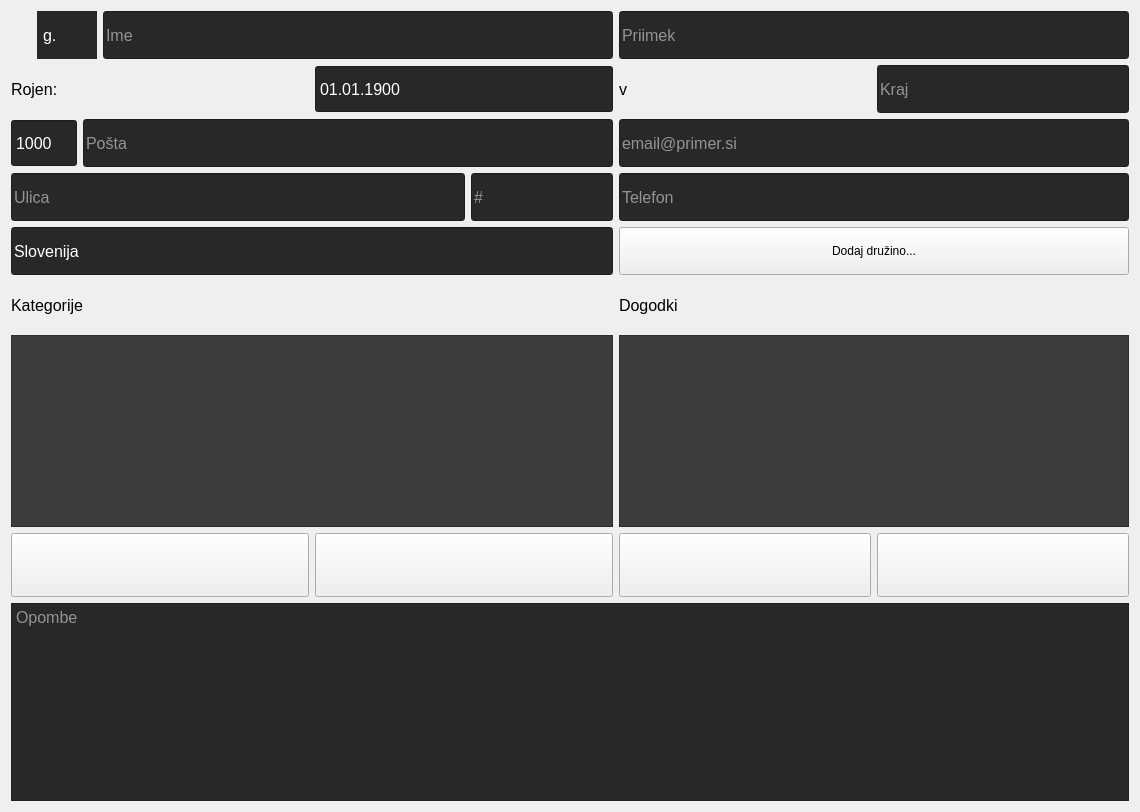
<?xml version="1.0" encoding="UTF-8"?>
<ui version="4.0">
 <class>PersonWidget</class>
 <widget class="QWidget" name="PersonWidget">
  <property name="geometry">
   <rect>
    <x>0</x>
    <y>0</y>
    <width>1140</width>
    <height>812</height>
   </rect>
  </property>
  <property name="windowTitle">
   <string>Form</string>
  </property>
  <property name="styleSheet">
   <string notr="true"/>
  </property>
  <layout class="QGridLayout" name="gridLayout_3">
   <item row="0" column="0">
    <widget class="QLabel" name="number_label">
     <property name="sizePolicy">
      <sizepolicy hsizetype="Maximum" vsizetype="Minimum">
       <horstretch>0</horstretch>
       <verstretch>0</verstretch>
      </sizepolicy>
     </property>
     <property name="minimumSize">
      <size>
       <width>20</width>
       <height>48</height>
      </size>
     </property>
     <property name="maximumSize">
      <size>
       <width>16777215</width>
       <height>48</height>
      </size>
     </property>
     <property name="styleSheet">
      <string notr="true">color: white;</string>
     </property>
     <property name="text">
      <string/>
     </property>
    </widget>
   </item>
   <item row="0" column="1">
    <widget class="QComboBox" name="sex_combobox">
     <property name="sizePolicy">
      <sizepolicy hsizetype="Maximum" vsizetype="Maximum">
       <horstretch>0</horstretch>
       <verstretch>0</verstretch>
      </sizepolicy>
     </property>
     <property name="minimumSize">
      <size>
       <width>60</width>
       <height>48</height>
      </size>
     </property>
     <property name="maximumSize">
      <size>
       <width>16777215</width>
       <height>48</height>
      </size>
     </property>
     <property name="font">
      <font>
       <pointsize>12</pointsize>
      </font>
     </property>
     <property name="styleSheet">
      <string notr="true">QComboBox
{
	color: white;
	background-color: rgb(40,40,40);
	border: none;
	padding: 6px;
}

QComboBox::drop-down 
{
	color: white;
	border: none;
}</string>
     </property>
     <property name="maxVisibleItems">
      <number>2</number>
     </property>
     <property name="sizeAdjustPolicy">
      <enum>QComboBox::AdjustToContents</enum>
     </property>
     <property name="minimumContentsLength">
      <number>2</number>
     </property>
     <property name="iconSize">
      <size>
       <width>0</width>
       <height>0</height>
      </size>
     </property>
     <item>
      <property name="text">
       <string>g.</string>
      </property>
     </item>
     <item>
      <property name="text">
       <string>ga.</string>
      </property>
     </item>
    </widget>
   </item>
   <item row="0" column="2">
    <widget class="QLineEdit" name="name_edit">
     <property name="sizePolicy">
      <sizepolicy hsizetype="Minimum" vsizetype="Minimum">
       <horstretch>0</horstretch>
       <verstretch>0</verstretch>
      </sizepolicy>
     </property>
     <property name="minimumSize">
      <size>
       <width>0</width>
       <height>48</height>
      </size>
     </property>
     <property name="maximumSize">
      <size>
       <width>16777215</width>
       <height>48</height>
      </size>
     </property>
     <property name="font">
      <font>
       <pointsize>12</pointsize>
      </font>
     </property>
     <property name="styleSheet">
      <string notr="true">color: white;
background-color: rgb(40,40,40);</string>
     </property>
     <property name="placeholderText">
      <string>Ime</string>
     </property>
    </widget>
   </item>
   <item row="0" column="3">
    <widget class="QLineEdit" name="surname_edit">
     <property name="sizePolicy">
      <sizepolicy hsizetype="Minimum" vsizetype="Minimum">
       <horstretch>0</horstretch>
       <verstretch>0</verstretch>
      </sizepolicy>
     </property>
     <property name="minimumSize">
      <size>
       <width>0</width>
       <height>48</height>
      </size>
     </property>
     <property name="maximumSize">
      <size>
       <width>16777215</width>
       <height>48</height>
      </size>
     </property>
     <property name="font">
      <font>
       <pointsize>12</pointsize>
      </font>
     </property>
     <property name="styleSheet">
      <string notr="true">color: white;
background-color: rgb(40,40,40);</string>
     </property>
     <property name="placeholderText">
      <string>Priimek</string>
     </property>
    </widget>
   </item>
   <item row="1" column="0" colspan="3">
    <layout class="QGridLayout" name="gridLayout">
     <item row="0" column="0">
      <widget class="QLabel" name="born_text">
       <property name="sizePolicy">
        <sizepolicy hsizetype="Minimum" vsizetype="Minimum">
         <horstretch>0</horstretch>
         <verstretch>0</verstretch>
        </sizepolicy>
       </property>
       <property name="minimumSize">
        <size>
         <width>0</width>
         <height>48</height>
        </size>
       </property>
       <property name="maximumSize">
        <size>
         <width>16777215</width>
         <height>48</height>
        </size>
       </property>
       <property name="font">
        <font>
         <pointsize>12</pointsize>
        </font>
       </property>
       <property name="text">
        <string>Rojen:</string>
       </property>
      </widget>
     </item>
     <item row="0" column="1">
      <widget class="QDateEdit" name="birth_date_edit">
       <property name="sizePolicy">
        <sizepolicy hsizetype="Minimum" vsizetype="Minimum">
         <horstretch>0</horstretch>
         <verstretch>0</verstretch>
        </sizepolicy>
       </property>
       <property name="minimumSize">
        <size>
         <width>0</width>
         <height>48</height>
        </size>
       </property>
       <property name="maximumSize">
        <size>
         <width>16777215</width>
         <height>48</height>
        </size>
       </property>
       <property name="font">
        <font>
         <pointsize>12</pointsize>
        </font>
       </property>
       <property name="styleSheet">
        <string notr="true">color: white;
background-color: rgb(40,40,40);</string>
       </property>
       <property name="buttonSymbols">
        <enum>QAbstractSpinBox::NoButtons</enum>
       </property>
       <property name="minimumDate">
        <date>
         <year>1900</year>
         <month>1</month>
         <day>1</day>
        </date>
       </property>
       <property name="displayFormat">
        <string>dd.MM.yyyy</string>
       </property>
       <property name="date">
        <date>
         <year>1900</year>
         <month>1</month>
         <day>1</day>
        </date>
       </property>
      </widget>
     </item>
     <item row="2" column="0" colspan="2">
      <layout class="QHBoxLayout" name="horizontalLayout_2">
       <property name="sizeConstraint">
        <enum>QLayout::SetMinimumSize</enum>
       </property>
       <item>
        <widget class="QLineEdit" name="street_edit">
         <property name="sizePolicy">
          <sizepolicy hsizetype="Minimum" vsizetype="Minimum">
           <horstretch>0</horstretch>
           <verstretch>0</verstretch>
          </sizepolicy>
         </property>
         <property name="minimumSize">
          <size>
           <width>0</width>
           <height>48</height>
          </size>
         </property>
         <property name="maximumSize">
          <size>
           <width>16777215</width>
           <height>48</height>
          </size>
         </property>
         <property name="font">
          <font>
           <pointsize>12</pointsize>
          </font>
         </property>
         <property name="styleSheet">
          <string notr="true">color: white;
background-color: rgb(40,40,40);</string>
         </property>
         <property name="placeholderText">
          <string>Ulica</string>
         </property>
        </widget>
       </item>
       <item>
        <widget class="QLineEdit" name="street_number_edit">
         <property name="sizePolicy">
          <sizepolicy hsizetype="Maximum" vsizetype="Minimum">
           <horstretch>0</horstretch>
           <verstretch>0</verstretch>
          </sizepolicy>
         </property>
         <property name="minimumSize">
          <size>
           <width>0</width>
           <height>48</height>
          </size>
         </property>
         <property name="maximumSize">
          <size>
           <width>16777215</width>
           <height>48</height>
          </size>
         </property>
         <property name="font">
          <font>
           <pointsize>12</pointsize>
          </font>
         </property>
         <property name="styleSheet">
          <string notr="true">color: white;
background-color: rgb(40,40,40);</string>
         </property>
         <property name="placeholderText">
          <string>#</string>
         </property>
        </widget>
       </item>
      </layout>
     </item>
     <item row="5" column="0" colspan="2">
      <layout class="QVBoxLayout" name="verticalLayout">
       <property name="sizeConstraint">
        <enum>QLayout::SetMaximumSize</enum>
       </property>
       <item>
        <widget class="QListWidget" name="event_list">
         <property name="sizePolicy">
          <sizepolicy hsizetype="Minimum" vsizetype="Minimum">
           <horstretch>0</horstretch>
           <verstretch>0</verstretch>
          </sizepolicy>
         </property>
         <property name="styleSheet">
          <string notr="true">background-color: rgb(60,60,60);</string>
         </property>
        </widget>
       </item>
       <item>
        <layout class="QHBoxLayout" name="horizontalLayout">
         <property name="sizeConstraint">
          <enum>QLayout::SetMinimumSize</enum>
         </property>
         <item>
          <widget class="QPushButton" name="add_event_button">
           <property name="sizePolicy">
            <sizepolicy hsizetype="Minimum" vsizetype="Minimum">
             <horstretch>0</horstretch>
             <verstretch>0</verstretch>
            </sizepolicy>
           </property>
           <property name="minimumSize">
            <size>
             <width>0</width>
             <height>64</height>
            </size>
           </property>
           <property name="maximumSize">
            <size>
             <width>16777215</width>
             <height>64</height>
            </size>
           </property>
           <property name="text">
            <string/>
           </property>
           <property name="icon">
            <iconset resource="../../resources/resources.qrc">
             <normaloff>:/icons/icons/add.png</normaloff>:/icons/icons/add.png</iconset>
           </property>
           <property name="iconSize">
            <size>
             <width>32</width>
             <height>32</height>
            </size>
           </property>
          </widget>
         </item>
         <item>
          <widget class="QPushButton" name="remove_event_button">
           <property name="sizePolicy">
            <sizepolicy hsizetype="Minimum" vsizetype="Minimum">
             <horstretch>0</horstretch>
             <verstretch>0</verstretch>
            </sizepolicy>
           </property>
           <property name="minimumSize">
            <size>
             <width>0</width>
             <height>64</height>
            </size>
           </property>
           <property name="maximumSize">
            <size>
             <width>16777215</width>
             <height>64</height>
            </size>
           </property>
           <property name="text">
            <string/>
           </property>
           <property name="icon">
            <iconset resource="../../resources/resources.qrc">
             <normaloff>:/icons/icons/remove.png</normaloff>:/icons/icons/remove.png</iconset>
           </property>
           <property name="iconSize">
            <size>
             <width>32</width>
             <height>32</height>
            </size>
           </property>
          </widget>
         </item>
        </layout>
       </item>
      </layout>
     </item>
     <item row="4" column="0" colspan="2">
      <widget class="QLabel" name="label">
       <property name="sizePolicy">
        <sizepolicy hsizetype="Minimum" vsizetype="Minimum">
         <horstretch>0</horstretch>
         <verstretch>0</verstretch>
        </sizepolicy>
       </property>
       <property name="minimumSize">
        <size>
         <width>0</width>
         <height>48</height>
        </size>
       </property>
       <property name="maximumSize">
        <size>
         <width>16777215</width>
         <height>48</height>
        </size>
       </property>
       <property name="font">
        <font>
         <pointsize>12</pointsize>
        </font>
       </property>
       <property name="text">
        <string>Kategorije</string>
       </property>
      </widget>
     </item>
     <item row="3" column="0" colspan="2">
      <widget class="QLineEdit" name="country_edit">
       <property name="sizePolicy">
        <sizepolicy hsizetype="Minimum" vsizetype="Minimum">
         <horstretch>0</horstretch>
         <verstretch>0</verstretch>
        </sizepolicy>
       </property>
       <property name="minimumSize">
        <size>
         <width>0</width>
         <height>48</height>
        </size>
       </property>
       <property name="maximumSize">
        <size>
         <width>16777215</width>
         <height>48</height>
        </size>
       </property>
       <property name="font">
        <font>
         <pointsize>12</pointsize>
        </font>
       </property>
       <property name="styleSheet">
        <string notr="true">color: white;
background-color: rgb(40,40,40);</string>
       </property>
       <property name="text">
        <string>Slovenija</string>
       </property>
       <property name="placeholderText">
        <string>Država</string>
       </property>
      </widget>
     </item>
     <item row="1" column="0" colspan="2">
      <layout class="QHBoxLayout" name="horizontalLayout_3">
       <property name="sizeConstraint">
        <enum>QLayout::SetMinimumSize</enum>
       </property>
       <item>
        <widget class="QSpinBox" name="postal_number_edit">
         <property name="sizePolicy">
          <sizepolicy hsizetype="Minimum" vsizetype="Minimum">
           <horstretch>0</horstretch>
           <verstretch>0</verstretch>
          </sizepolicy>
         </property>
         <property name="minimumSize">
          <size>
           <width>0</width>
           <height>48</height>
          </size>
         </property>
         <property name="maximumSize">
          <size>
           <width>16777215</width>
           <height>48</height>
          </size>
         </property>
         <property name="font">
          <font>
           <pointsize>12</pointsize>
          </font>
         </property>
         <property name="styleSheet">
          <string notr="true">color: white;
background-color: rgb(40,40,40);</string>
         </property>
         <property name="buttonSymbols">
          <enum>QAbstractSpinBox::NoButtons</enum>
         </property>
         <property name="minimum">
          <number>1000</number>
         </property>
         <property name="maximum">
          <number>999999</number>
         </property>
         <property name="value">
          <number>1000</number>
         </property>
        </widget>
       </item>
       <item>
        <widget class="QLineEdit" name="post_edit">
         <property name="sizePolicy">
          <sizepolicy hsizetype="Expanding" vsizetype="Minimum">
           <horstretch>0</horstretch>
           <verstretch>0</verstretch>
          </sizepolicy>
         </property>
         <property name="minimumSize">
          <size>
           <width>0</width>
           <height>48</height>
          </size>
         </property>
         <property name="maximumSize">
          <size>
           <width>16777215</width>
           <height>48</height>
          </size>
         </property>
         <property name="font">
          <font>
           <pointsize>12</pointsize>
          </font>
         </property>
         <property name="styleSheet">
          <string notr="true">color: white;
background-color: rgb(40,40,40);</string>
         </property>
         <property name="placeholderText">
          <string>Pošta</string>
         </property>
        </widget>
       </item>
      </layout>
     </item>
    </layout>
   </item>
   <item row="1" column="3">
    <layout class="QGridLayout" name="gridLayout_2">
     <property name="sizeConstraint">
      <enum>QLayout::SetMinimumSize</enum>
     </property>
     <item row="0" column="0">
      <widget class="QLabel" name="in_text">
       <property name="sizePolicy">
        <sizepolicy hsizetype="Minimum" vsizetype="Minimum">
         <horstretch>0</horstretch>
         <verstretch>0</verstretch>
        </sizepolicy>
       </property>
       <property name="minimumSize">
        <size>
         <width>0</width>
         <height>48</height>
        </size>
       </property>
       <property name="maximumSize">
        <size>
         <width>16777215</width>
         <height>48</height>
        </size>
       </property>
       <property name="font">
        <font>
         <pointsize>12</pointsize>
        </font>
       </property>
       <property name="text">
        <string>v</string>
       </property>
      </widget>
     </item>
     <item row="0" column="1">
      <widget class="QLineEdit" name="place_edit">
       <property name="sizePolicy">
        <sizepolicy hsizetype="Minimum" vsizetype="Minimum">
         <horstretch>0</horstretch>
         <verstretch>0</verstretch>
        </sizepolicy>
       </property>
       <property name="minimumSize">
        <size>
         <width>0</width>
         <height>48</height>
        </size>
       </property>
       <property name="maximumSize">
        <size>
         <width>16777215</width>
         <height>48</height>
        </size>
       </property>
       <property name="font">
        <font>
         <pointsize>12</pointsize>
        </font>
       </property>
       <property name="styleSheet">
        <string notr="true">color: white;
background-color: rgb(40,40,40);</string>
       </property>
       <property name="placeholderText">
        <string>Kraj</string>
       </property>
      </widget>
     </item>
     <item row="3" column="0" colspan="2">
      <widget class="QPushButton" name="pushButton_3">
       <property name="sizePolicy">
        <sizepolicy hsizetype="Minimum" vsizetype="Minimum">
         <horstretch>0</horstretch>
         <verstretch>0</verstretch>
        </sizepolicy>
       </property>
       <property name="minimumSize">
        <size>
         <width>0</width>
         <height>48</height>
        </size>
       </property>
       <property name="maximumSize">
        <size>
         <width>16777215</width>
         <height>48</height>
        </size>
       </property>
       <property name="text">
        <string>Dodaj družino...</string>
       </property>
       <property name="icon">
        <iconset resource="../../resources/resources.qrc">
         <normaloff>:/icons/icons/family.png</normaloff>:/icons/icons/family.png</iconset>
       </property>
       <property name="iconSize">
        <size>
         <width>48</width>
         <height>48</height>
        </size>
       </property>
      </widget>
     </item>
     <item row="5" column="0" colspan="2">
      <layout class="QVBoxLayout" name="verticalLayout_2">
       <property name="sizeConstraint">
        <enum>QLayout::SetMinimumSize</enum>
       </property>
       <item>
        <widget class="QListWidget" name="listWidget">
         <property name="sizePolicy">
          <sizepolicy hsizetype="Minimum" vsizetype="Minimum">
           <horstretch>0</horstretch>
           <verstretch>0</verstretch>
          </sizepolicy>
         </property>
         <property name="styleSheet">
          <string notr="true">background-color: rgb(60,60,60);</string>
         </property>
        </widget>
       </item>
       <item>
        <layout class="QHBoxLayout" name="horizontalLayout_6">
         <property name="sizeConstraint">
          <enum>QLayout::SetMinimumSize</enum>
         </property>
         <item>
          <widget class="QPushButton" name="pushButton">
           <property name="sizePolicy">
            <sizepolicy hsizetype="Minimum" vsizetype="Minimum">
             <horstretch>0</horstretch>
             <verstretch>0</verstretch>
            </sizepolicy>
           </property>
           <property name="minimumSize">
            <size>
             <width>0</width>
             <height>64</height>
            </size>
           </property>
           <property name="maximumSize">
            <size>
             <width>16777215</width>
             <height>64</height>
            </size>
           </property>
           <property name="text">
            <string/>
           </property>
           <property name="icon">
            <iconset resource="../../resources/resources.qrc">
             <normaloff>:/icons/icons/add.png</normaloff>:/icons/icons/add.png</iconset>
           </property>
           <property name="iconSize">
            <size>
             <width>32</width>
             <height>32</height>
            </size>
           </property>
          </widget>
         </item>
         <item>
          <widget class="QPushButton" name="pushButton_2">
           <property name="sizePolicy">
            <sizepolicy hsizetype="Minimum" vsizetype="Minimum">
             <horstretch>0</horstretch>
             <verstretch>0</verstretch>
            </sizepolicy>
           </property>
           <property name="minimumSize">
            <size>
             <width>0</width>
             <height>64</height>
            </size>
           </property>
           <property name="maximumSize">
            <size>
             <width>16777215</width>
             <height>64</height>
            </size>
           </property>
           <property name="text">
            <string/>
           </property>
           <property name="icon">
            <iconset resource="../../resources/resources.qrc">
             <normaloff>:/icons/icons/remove.png</normaloff>:/icons/icons/remove.png</iconset>
           </property>
           <property name="iconSize">
            <size>
             <width>32</width>
             <height>32</height>
            </size>
           </property>
          </widget>
         </item>
        </layout>
       </item>
      </layout>
     </item>
     <item row="4" column="0" colspan="2">
      <widget class="QLabel" name="label_2">
       <property name="sizePolicy">
        <sizepolicy hsizetype="Minimum" vsizetype="Minimum">
         <horstretch>0</horstretch>
         <verstretch>0</verstretch>
        </sizepolicy>
       </property>
       <property name="minimumSize">
        <size>
         <width>0</width>
         <height>48</height>
        </size>
       </property>
       <property name="maximumSize">
        <size>
         <width>16777215</width>
         <height>48</height>
        </size>
       </property>
       <property name="font">
        <font>
         <pointsize>12</pointsize>
        </font>
       </property>
       <property name="text">
        <string>Dogodki</string>
       </property>
      </widget>
     </item>
     <item row="2" column="0" colspan="2">
      <widget class="QLineEdit" name="phone_edit">
       <property name="sizePolicy">
        <sizepolicy hsizetype="Minimum" vsizetype="Minimum">
         <horstretch>0</horstretch>
         <verstretch>0</verstretch>
        </sizepolicy>
       </property>
       <property name="minimumSize">
        <size>
         <width>0</width>
         <height>48</height>
        </size>
       </property>
       <property name="maximumSize">
        <size>
         <width>16777215</width>
         <height>48</height>
        </size>
       </property>
       <property name="font">
        <font>
         <pointsize>12</pointsize>
        </font>
       </property>
       <property name="styleSheet">
        <string notr="true">color: white;
background-color: rgb(40,40,40);</string>
       </property>
       <property name="placeholderText">
        <string>Telefon</string>
       </property>
      </widget>
     </item>
     <item row="1" column="0" colspan="2">
      <widget class="QLineEdit" name="mail_edit">
       <property name="sizePolicy">
        <sizepolicy hsizetype="Minimum" vsizetype="Minimum">
         <horstretch>0</horstretch>
         <verstretch>0</verstretch>
        </sizepolicy>
       </property>
       <property name="minimumSize">
        <size>
         <width>0</width>
         <height>48</height>
        </size>
       </property>
       <property name="maximumSize">
        <size>
         <width>16777215</width>
         <height>48</height>
        </size>
       </property>
       <property name="font">
        <font>
         <pointsize>12</pointsize>
        </font>
       </property>
       <property name="styleSheet">
        <string notr="true">color: white;
background-color: rgb(40,40,40);</string>
       </property>
       <property name="placeholderText">
        <string>email@primer.si</string>
       </property>
      </widget>
     </item>
    </layout>
   </item>
   <item row="2" column="0" colspan="4">
    <widget class="QPlainTextEdit" name="comments_edit">
     <property name="sizePolicy">
      <sizepolicy hsizetype="Minimum" vsizetype="Minimum">
       <horstretch>0</horstretch>
       <verstretch>0</verstretch>
      </sizepolicy>
     </property>
     <property name="font">
      <font>
       <pointsize>12</pointsize>
      </font>
     </property>
     <property name="styleSheet">
      <string notr="true">color: white;
background-color: rgb(40,40,40);</string>
     </property>
     <property name="placeholderText">
      <string>Opombe</string>
     </property>
    </widget>
   </item>
  </layout>
 </widget>
 <tabstops>
  <tabstop>sex_combobox</tabstop>
  <tabstop>name_edit</tabstop>
  <tabstop>surname_edit</tabstop>
  <tabstop>street_edit</tabstop>
  <tabstop>post_edit</tabstop>
  <tabstop>add_event_button</tabstop>
  <tabstop>remove_event_button</tabstop>
  <tabstop>event_list</tabstop>
 </tabstops>
 <resources>
  <include location="../../resources/resources.qrc"/>
 </resources>
 <connections/>
</ui>
